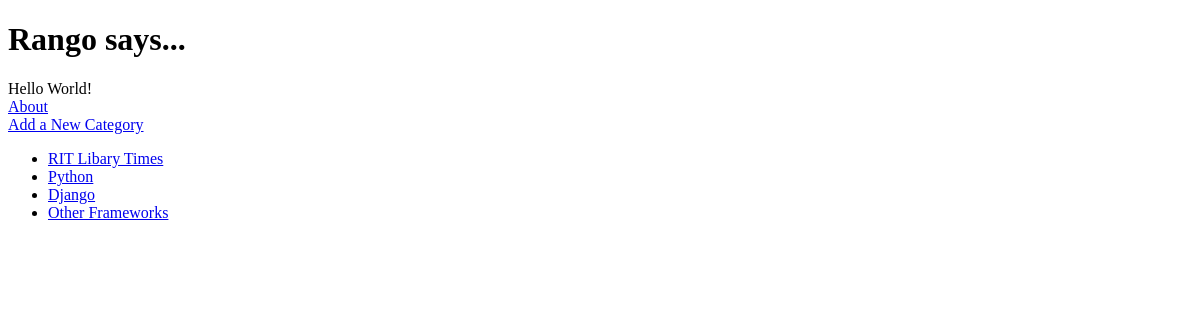
/rango/, run on an earlier commit of the app's database.
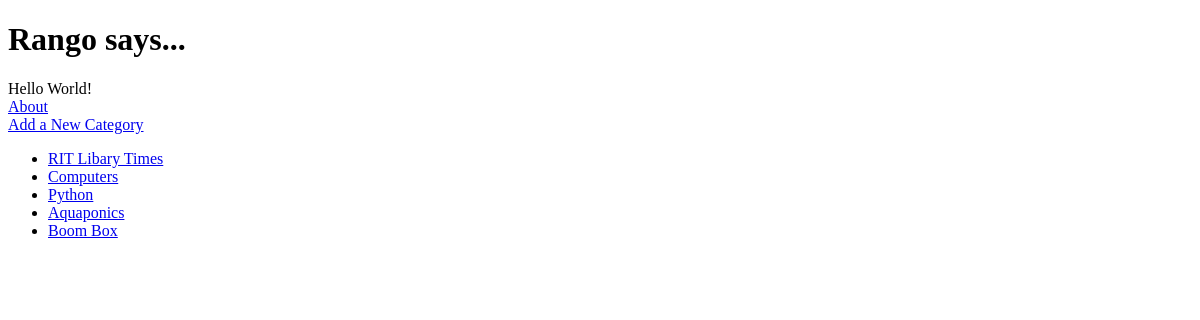
And on a later commit of the database.
### rango/models.py (models this page shows, shortened)
class Category(models.Model):
    name = models.CharField(max_length=128, unique=True)
    views = models.IntegerField(default=0)
    likes = models.IntegerField(default=0)
    slug = models.SlugField(unique=True)

### rango/views.py (the view)
def index(request):
    category_list = Category.objects.order_by('-likes')[:5]
    context_dict = {'categories': category_list}
    return render(request, 'rango/index.html', context_dict)

### templates/rango/index.html (shortened to what this page needs)
<!DOCTYPE html>
<html>
<head lang="en">
</head>
<body>
    <h1>Rango says...</h1>
    Hello World!<br/>
    <a href="/rango/about/">About</a><br />
    <a href="/rango/add_category/">Add a New Category</a><br />
    {% if categories %}
        <ul>
            {% for category in categories %}
            <li><a href="/rango/category/{{ category.slug }}">{{ category.name }}</a></li>
            {% endfor %}
        </ul>
    {% else %}
        <strong>There are NO categories present.</strong>
    {% endif %}
</body>
</html>

What changed in the data, as far as the page shows it:
no longer on this page (row unchanged): Category: name "Django"
no longer on this page (row unchanged): Category: name "Other Frameworks"
added Category: name "Computers"
added Category: name "Aquaponics"
added Category: name "Boom Box"
